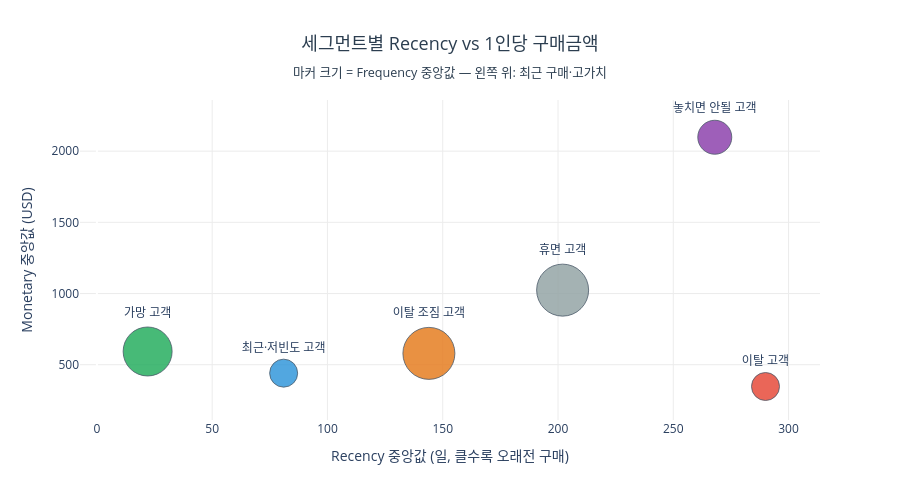

The notebook cell this image was saved under:
### Code cell
fig = go.Figure()
for _, row in seg_summary.iterrows():
    seg = row['세그먼트']
    fig.add_trace(go.Scatter(
        x=[row['Recency_중앙값']],
        y=[row['Monetary_중앙값']],
        mode='markers+text',
        marker=dict(
            size=row['Frequency_중앙값'] * 6 + 10,
            color=seg_color.get(seg, '#cccccc'),
            line=dict(color='#2c3e50', width=0.8),
            opacity=0.85
        ),
        text=[seg],
        textposition='top center',
        name=seg,
        showlegend=False,
    ))

fig.update_layout(
    title=dict(
        text='세그먼트별 Recency vs 1인당 구매금액<br><sub>마커 크기 = Frequency 중앙값 — 왼쪽 위: 최근 구매·고가치</sub>',
        font=dict(size=18, color='#2c3e50'), x=0.5, xanchor='center'
    ),
    xaxis=dict(title='Recency 중앙값 (일, 클수록 오래전 구매)', gridcolor='#ececec'),
    yaxis=dict(title='Monetary 중앙값 (USD)', gridcolor='#ececec'),
    plot_bgcolor='white',
    height=500,
)
fig.show()

### Figure 1 — Plotly figure (JSON) as saved in the notebook; plotly's stock layout.template omitted (floating-point values rounded to 4 significant figures)
{"data": [{"marker": {"color": "#27ae60", "line": {"color": "#2c3e50", "width": 0.8}, "opacity": 0.85, "size": 49}, "mode": "markers+text", "name": "가망 고객", "showlegend": false, "text": ["가망 고객"], "textposition": "top center", "type": "scatter", "x": [22], "y": [592.7]}, {"marker": {"color": "#8e44ad", "line": {"color": "#2c3e50", "width": 0.8}, "opacity": 0.85, "size": 34}, "mode": "markers+text", "name": "놓치면 안될 고객", "showlegend": false, "text": ["놓치면 안될 고객"], "textposition": "top center", "type": "scatter", "x": [268], "y": [2098.0]}, {"marker": {"color": "#3498db", "line": {"color": "#2c3e50", "width": 0.8}, "opacity": 0.85, "size": 28}, "mode": "markers+text", "name": "최근·저빈도 고객", "showlegend": false, "text": ["최근·저빈도 고객"], "textposition": "top center", "type": "scatter", "x": [81], "y": [440.4]}, {"marker": {"color": "#95a5a6", "line": {"color": "#2c3e50", "width": 0.8}, "opacity": 0.85, "size": 52}, "mode": "markers+text", "name": "휴면 고객", "showlegend": false, "text": ["휴면 고객"], "textposition": "top center", "type": "scatter", "x": [202], "y": [1024.0]}, {"marker": {"color": "#e67e22", "line": {"color": "#2c3e50", "width": 0.8}, "opacity": 0.85, "size": 52}, "mode": "markers+text", "name": "이탈 조짐 고객", "showlegend": false, "text": ["이탈 조짐 고객"], "textposition": "top center", "type": "scatter", "x": [144], "y": [579.4]}, {"marker": {"color": "#e74c3c", "line": {"color": "#2c3e50", "width": 0.8}, "opacity": 0.85, "size": 28}, "mode": "markers+text", "name": "이탈 고객", "showlegend": false, "text": ["이탈 고객"], "textposition": "top center", "type": "scatter", "x": [290], "y": [346.7]}], "layout": {"height": 500, "plot_bgcolor": "white", "title": {"font": {"color": "#2c3e50", "size": 18}, "text": "세그먼트별 Recency vs 1인당 구매금액<br><sub>마커 크기 = Frequency 중앙값 — 왼쪽 위: 최근 구매·고가치</sub>", "x": 0.5, "xanchor": "center"}, "xaxis": {"gridcolor": "#ececec", "title": {"text": "Recency 중앙값 (일, 클수록 오래전 구매)"}}, "yaxis": {"gridcolor": "#ececec", "title": {"text": "Monetary 중앙값 (USD)"}}}}
